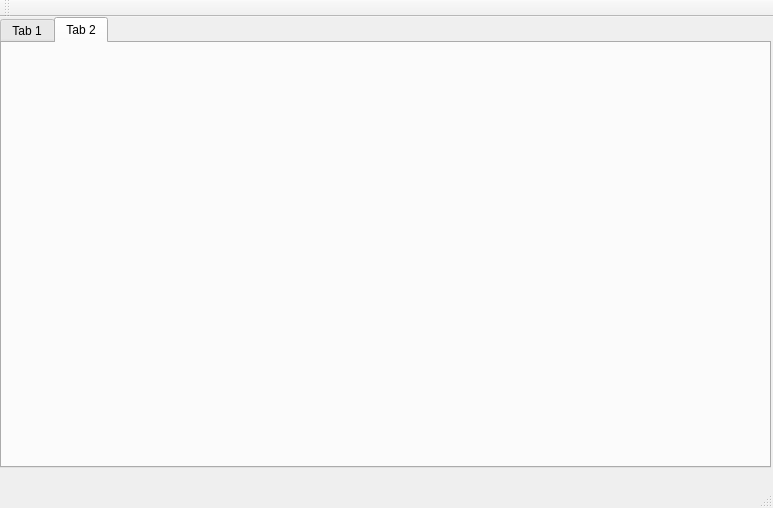
<?xml version="1.0" encoding="UTF-8"?>
<ui version="4.0">
 <class>FLySMPS</class>
 <widget class="QMainWindow" name="FLySMPS">
  <property name="geometry">
   <rect>
    <x>0</x>
    <y>0</y>
    <width>773</width>
    <height>508</height>
   </rect>
  </property>
  <property name="windowTitle">
   <string>FLySMPS</string>
  </property>
  <widget class="QWidget" name="centralWidget">
   <widget class="QTabWidget" name="tabWidget">
    <property name="geometry">
     <rect>
      <x>0</x>
      <y>0</y>
      <width>771</width>
      <height>451</height>
     </rect>
    </property>
    <property name="tabPosition">
     <enum>QTabWidget::North</enum>
    </property>
    <property name="currentIndex">
     <number>1</number>
    </property>
    <widget class="QWidget" name="tab">
     <attribute name="title">
      <string>Tab 1</string>
     </attribute>
    </widget>
    <widget class="QWidget" name="tab_2">
     <attribute name="title">
      <string>Tab 2</string>
     </attribute>
    </widget>
   </widget>
  </widget>
  <widget class="QMenuBar" name="menuBar">
   <property name="geometry">
    <rect>
     <x>0</x>
     <y>0</y>
     <width>773</width>
     <height>21</height>
    </rect>
   </property>
  </widget>
  <widget class="QToolBar" name="mainToolBar">
   <attribute name="toolBarArea">
    <enum>TopToolBarArea</enum>
   </attribute>
   <attribute name="toolBarBreak">
    <bool>false</bool>
   </attribute>
  </widget>
  <widget class="QStatusBar" name="statusBar"/>
 </widget>
 <layoutdefault spacing="6" margin="11"/>
 <resources/>
 <connections/>
</ui>
